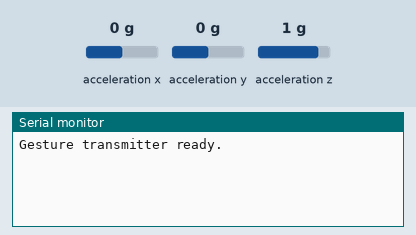
This sketch was run on a simulated Arduino Uno, built with avr-gcc and run on an emulated ATmega328P. Parts: the last lines printed to the serial monitor. Wiring (inferred from the names in the program): MPU-6050 motion sensor at I2C address 0x68. Inputs (shaded band) come from the test bench; at power-on: acceleration x 0 g, acceleration y 0 g, acceleration z 1 g.

Above: at 1.2 s.
1.3 s: acceleration x set to -1.4 g
At 1.7 s:
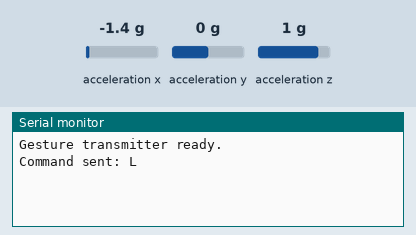
2.8 s: acceleration y set to -1.4 g
At 3.4 s:
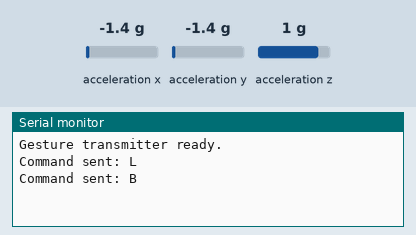
4.3 s: acceleration y set to 0.8 g
At 5.1 s:
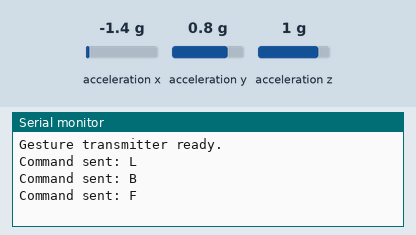

Measured:
- after the input at 1.3 s, the serial monitor: prints a new line at once (image 1)
- after the input at 2.8 s, the serial monitor: prints a new line at once (image 2)
- after the input at 4.3 s, the serial monitor: prints a new line after 0.05 s (image 3)

The sketch:

transmitter.ino
```cpp
/*
  Gesture Control Car - Transmitter

  Hardware:
  - Arduino Nano/Uno
  - MPU6050 connected through I2C
  - HC-05 Bluetooth module

  MPU6050:
  VCC -> 5V or 3.3V according to module specification
  GND -> GND
  SDA -> A4 on Uno/Nano
  SCL -> A5 on Uno/Nano

  HC-05:
  TX -> Arduino software serial RX
  RX -> Arduino software serial TX through a voltage divider
*/

#include <Wire.h>
#include <SoftwareSerial.h>

const byte MPU6050_ADDR = 0x68;

// HC-05 connection:
// HC-05 TX -> D10 (Arduino RX)
// HC-05 RX -> D11 (Arduino TX through voltage divider)
SoftwareSerial bluetooth(10, 11);

int16_t accelX, accelY, accelZ;
char lastCommand = 'S';

const int FORWARD_THRESHOLD = 5000;
const int BACKWARD_THRESHOLD = -5000;
const int LEFT_THRESHOLD = -5000;
const int RIGHT_THRESHOLD = 5000;

void setup() {
  Serial.begin(9600);
  bluetooth.begin(9600);

  Wire.begin();

  // Wake up MPU6050
  Wire.beginTransmission(MPU6050_ADDR);
  Wire.write(0x6B);
  Wire.write(0x00);
  Wire.endTransmission(true);

  Serial.println("Gesture transmitter ready.");
}

void readAccelerometer() {
  Wire.beginTransmission(MPU6050_ADDR);
  Wire.write(0x3B);
  Wire.endTransmission(false);
  Wire.requestFrom(MPU6050_ADDR, 6, true);

  accelX = (Wire.read() << 8) | Wire.read();
  accelY = (Wire.read() << 8) | Wire.read();
  accelZ = (Wire.read() << 8) | Wire.read();
}

char detectGesture() {
  // Adjust axis mapping and thresholds according to sensor orientation.
  if (accelY > FORWARD_THRESHOLD) {
    return 'F';
  }

  if (accelY < BACKWARD_THRESHOLD) {
    return 'B';
  }

  if (accelX < LEFT_THRESHOLD) {
    return 'L';
  }

  if (accelX > RIGHT_THRESHOLD) {
    return 'R';
  }

  return 'S';
}

void loop() {
  readAccelerometer();

  char command = detectGesture();

  // Send only when the command changes to reduce unnecessary traffic.
  if (command != lastCommand) {
    bluetooth.write(command);
    Serial.print("Command sent: ");
    Serial.println(command);
    lastCommand = command;
  }

  delay(100);
}
```
